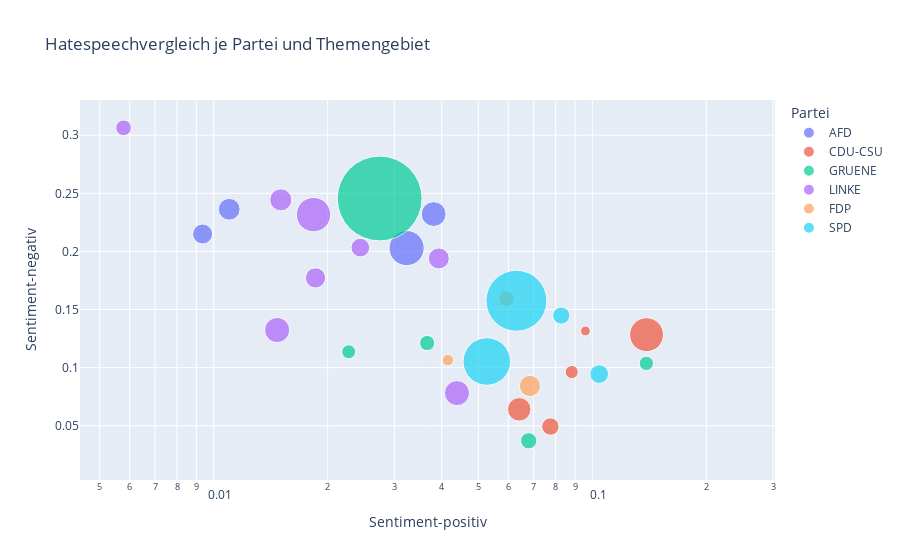

Source (notebook cell):
### Code cell
import plotly.express as px
# Create the pandas DataFrame
dffin = pd.DataFrame(findata, columns=['Partei','Topic','Hatespeech','Sentiment-positiv','Sentiment-negativ'])
fig = px.scatter(dffin, x="Sentiment-positiv", y="Sentiment-negativ",
	         size="Hatespeech", color="Partei",
                 hover_name="Topic", log_x=True, size_max=60,
                 title="Hatespeechvergleich je Partei und Themengebiet")
fig.write_html("Hatespeechvergleich-je-Partei-und-Themengebiet.html",
                full_html=False,
                include_plotlyjs='cdn')
fig.show()

### Figure 1 — Plotly figure (JSON) as saved in the notebook; plotly's stock layout.template omitted (floating-point values rounded to 4 significant figures)
{"data": [{"hovertemplate": "<b>%{hovertext}</b><br><br>Partei=AFD<br>Sentiment-positiv=%{x}<br>Sentiment-negativ=%{y}<br>Hatespeech=%{marker.size}<extra></extra>", "hovertext": ["Politik und Ideologie", "wirtschaft", "soziale Ursachen", "Klima", "Gesundheit", "Wissenschaft", "Bildung", "Infrastruktur"], "legendgroup": "AFD", "marker": {"color": "#636efa", "size": [0.01429, 0.02873, 0.01099, 0, 0.009346, 0, 0, 0], "sizemode": "area", "sizeref": 4.649e-05, "symbol": "circle"}, "mode": "markers", "name": "AFD", "orientation": "v", "showlegend": true, "type": "scatter", "x": [0.03809, 0.03232, 0.01099, 0.06061, 0.009346, 0.03226, 0.05263, 0.04348], "xaxis": "x", "y": [0.2321, 0.2029, 0.2363, 0.1515, 0.215, 0.1774, 0.1053, 0.04348], "yaxis": "y"}, {"hovertemplate": "<b>%{hovertext}</b><br><br>Partei=CDU-CSU<br>Sentiment-positiv=%{x}<br>Sentiment-negativ=%{y}<br>Hatespeech=%{marker.size}<extra></extra>", "hovertext": ["soziale Ursachen", "wirtschaft", "Politik und Ideologie", "Gesundheit", "Klima", "Infrastruktur", "Wissenschaft", "Bildung"], "legendgroup": "CDU-CSU", "marker": {"color": "#EF553B", "size": [0.02674, 0.00223, 0.00401, 0.007042, 0, 0, 0, 0.01282], "sizemode": "area", "sizeref": 4.649e-05, "symbol": "circle"}, "mode": "markers", "name": "CDU-CSU", "orientation": "v", "showlegend": true, "type": "scatter", "x": [0.139, 0.09588, 0.08821, 0.07747, 0.125, 0.1579, 0.1314, 0.0641], "xaxis": "x", "y": [0.1283, 0.1316, 0.09623, 0.0493, 0.125, 0.02632, 0.07299, 0.0641], "yaxis": "y"}, {"hovertemplate": "<b>%{hovertext}</b><br><br>Partei=GRUENE<br>Sentiment-positiv=%{x}<br>Sentiment-negativ=%{y}<br>Hatespeech=%{marker.size}<extra></extra>", "hovertext": ["soziale Ursachen", "Politik und Ideologie", "wirtschaft", "Infrastruktur", "Bildung", "Gesundheit", "Klima", "Wissenschaft"], "legendgroup": "GRUENE", "marker": {"color": "#00cc96", "size": [0.1674, 0.005385, 0.004743, 0, 0.006173, 0.004545, 0, 0], "sizemode": "area", "sizeref": 4.649e-05, "symbol": "circle"}, "mode": "markers", "name": "GRUENE", "orientation": "v", "showlegend": true, "type": "scatter", "x": [0.02744, 0.03662, 0.1389, 0.03333, 0.0679, 0.02273, 0.06195, 0.04], "xaxis": "x", "y": [0.2455, 0.1212, 0.1037, 0.1, 0.03704, 0.1136, 0.1504, 0.1133], "yaxis": "y"}, {"hovertemplate": "<b>%{hovertext}</b><br><br>Partei=LINKE<br>Sentiment-positiv=%{x}<br>Sentiment-negativ=%{y}<br>Hatespeech=%{marker.size}<extra></extra>", "hovertext": ["wirtschaft", "Politik und Ideologie", "soziale Ursachen", "Klima", "Gesundheit", "Infrastruktur", "Bildung", "Wissenschaft"], "legendgroup": "LINKE", "marker": {"color": "#ab63fa", "size": [0.01021, 0.009538, 0.02752, 0.00578, 0.01128, 0.01471, 0.01463, 0.00813], "sizemode": "area", "sizeref": 4.649e-05, "symbol": "circle"}, "mode": "markers", "name": "LINKE", "orientation": "v", "showlegend": true, "type": "scatter", "x": [0.03931, 0.01857, 0.01835, 0.00578, 0.01504, 0.01471, 0.0439, 0.02439], "xaxis": "x", "y": [0.194, 0.1772, 0.2317, 0.3064, 0.2444, 0.1324, 0.07805, 0.2033], "yaxis": "y"}, {"hovertemplate": "<b>%{hovertext}</b><br><br>Partei=FDP<br>Sentiment-positiv=%{x}<br>Sentiment-negativ=%{y}<br>Hatespeech=%{marker.size}<extra></extra>", "hovertext": ["wirtschaft", "Politik und Ideologie", "soziale Ursachen", "Bildung", "Wissenschaft", "Gesundheit", "Klima", "Infrastruktur"], "legendgroup": "FDP", "marker": {"color": "#FFA15A", "size": [0.005789, 0.00304, 0.01053, 0, 0, 0, 0, 0], "sizemode": "area", "sizeref": 4.649e-05, "symbol": "circle"}, "mode": "markers", "name": "FDP", "orientation": "v", "showlegend": true, "type": "scatter", "x": [0.05933, 0.04154, 0.06842, 0.02778, 0.1233, 0.0687, 0.1127, 0.05882], "xaxis": "x", "y": [0.1592, 0.1064, 0.08421, 0.0463, 0.06849, 0.05344, 0.2254, 0.05882], "yaxis": "y"}, {"hovertemplate": "<b>%{hovertext}</b><br><br>Partei=SPD<br>Sentiment-positiv=%{x}<br>Sentiment-negativ=%{y}<br>Hatespeech=%{marker.size}<extra></extra>", "hovertext": ["Politik und Ideologie", "wirtschaft", "soziale Ursachen", "Klima", "Gesundheit", "Wissenschaft", "Infrastruktur", "Bildung"], "legendgroup": "SPD", "marker": {"color": "#19d3f3", "size": [0.008143, 0.0863, 0.006897, 0, 0, 0, 0.05263, 0], "sizemode": "area", "sizeref": 4.649e-05, "symbol": "circle"}, "mode": "markers", "name": "SPD", "orientation": "v", "showlegend": true, "type": "scatter", "x": [0.1042, 0.06301, 0.08276, 0.03846, 0.03798, 0.2414, 0.05263, 0.1778], "xaxis": "x", "y": [0.09446, 0.1575, 0.1448, 0.1346, 0.1519, 0.06897, 0.1053, 0.02222], "yaxis": "y"}], "layout": {"legend": {"itemsizing": "constant", "title": {"text": "Partei"}, "tracegroupgap": 0}, "title": {"text": "Hatespeechvergleich je Partei und Themengebiet"}, "xaxis": {"anchor": "y", "domain": [0, 1], "title": {"text": "Sentiment-positiv"}, "type": "log"}, "yaxis": {"anchor": "x", "domain": [0, 1], "title": {"text": "Sentiment-negativ"}}}}
